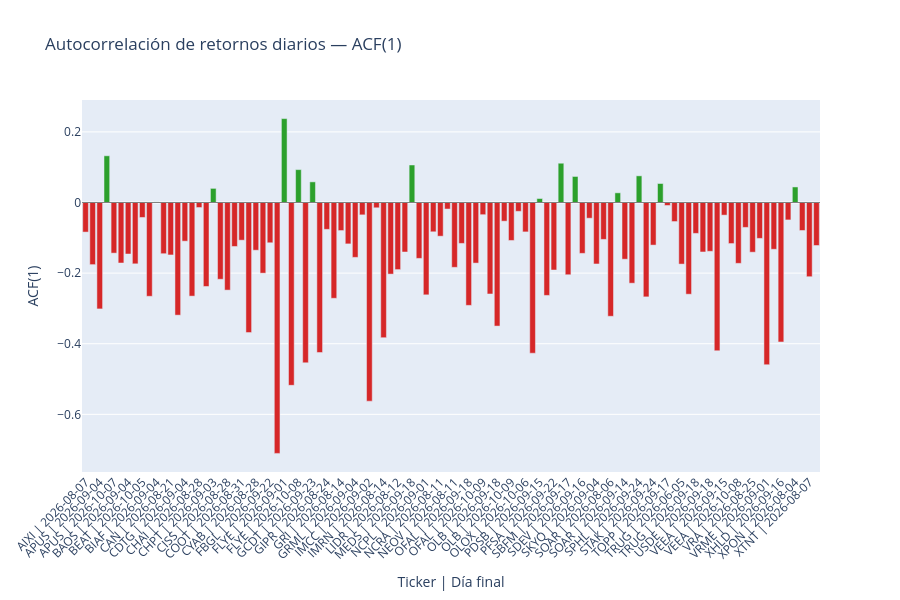

The cell this chart's notebook holds for it:
### Code cell
import plotly.graph_objects as go

plot_kpis = df_kpis.sort(["ticker", "final_day"]).with_columns(
    (
        pl.col("ticker")
        + " | "
        + pl.col("final_day").cast(pl.String)
    ).alias("label")
)

acf_values = plot_kpis["acf1"].to_list()

fig = go.Figure(
    go.Bar(
        x=plot_kpis["label"].to_list(),
        y=acf_values,
        marker_color=[
            "#2ca02c" if acf >= 0 else "#d62728"
            for acf in acf_values
        ],
        hovertemplate=(
            "Ticker: %{customdata[0]}<br>"
            "Día final: %{customdata[1]}<br>"
            "ACF(1): %{y:.4f}"
            "<extra></extra>"
        ),
        customdata=list(
            zip(
                plot_kpis["ticker"].to_list(),
                plot_kpis["final_day"].cast(pl.String).to_list(),
            )
        ),
    )
)

fig.add_hline(y=0, line_color="gray", line_width=1)

fig.update_layout(
    title="Autocorrelación de retornos diarios — ACF(1)",
    xaxis_title="Ticker | Día final",
    yaxis_title="ACF(1)",
    xaxis_tickangle=-45,
    height=600,
)

fig.show()

### Figure 1 — Plotly figure (JSON) as saved in the notebook; plotly's stock layout.template omitted (floating-point values rounded to 4 significant figures; data arrays with more than 128 entries replaced by an {"elided": "..."} marker saying what was removed)
{"data": [{"customdata": {"elided": "104x2 str values"}, "hovertemplate": "Ticker: %{customdata[0]}<br>Día final: %{customdata[1]}<br>ACF(1): %{y:.4f}<extra></extra>", "marker": {"color": ["#d62728", "#d62728", "#d62728", "#2ca02c", "#d62728", "#d62728", "#d62728", "#d62728", "#d62728", "#d62728", "#2ca02c", "#d62728", "#d62728", "#d62728", "#d62728", "#d62728", "#d62728", "#d62728", "#2ca02c", "#d62728", "#d62728", "#d62728", "#d62728", "#d62728", "#d62728", "#d62728", "#d62728", "#d62728", "#2ca02c", "#d62728", "#2ca02c", "#d62728", "#2ca02c", "#d62728", "#d62728", "#d62728", "#d62728", "#d62728", "#d62728", "#d62728", "#d62728", "#d62728", "#d62728", "#d62728", "#d62728", "#d62728", "#2ca02c", "#d62728", "#d62728", "#d62728", "#d62728", "#d62728", "#d62728", "#d62728", "#d62728", "#d62728", "#d62728", "#d62728", "#d62728", "#d62728", "#d62728", "#d62728", "#d62728", "#d62728", "#2ca02c", "#d62728", "#d62728", "#2ca02c", "#d62728", "#2ca02c", "#d62728", "#d62728", "#d62728", "#d62728", "#d62728", "#2ca02c", "#d62728", "#d62728", "#2ca02c", "#d62728", "#d62728", "#2ca02c", "#d62728", "#d62728", "#d62728", "#d62728", "#d62728", "#d62728", "#d62728", "#d62728", "#d62728", "#d62728", "#d62728", "#d62728", "#d62728", "#d62728", "#d62728", "#d62728", "#d62728", "#d62728", "#2ca02c", "#d62728", "#d62728", "#d62728"]}, "type": "bar", "x": ["AIXI | 2026-08-07", "AIXI | 2026-08-28", "APUS | 2026-09-04", "APUS | 2026-09-24", "APUS | 2026-10-07", "BAOS | 2026-08-14", "BAOS | 2026-09-04", "BEAT | 2026-09-15", "BEAT | 2026-10-05", "BIAF | 2026-08-14", "BIAF | 2026-09-04", "CAN | 2026-07-31", "CAN | 2026-08-21", "CDTG | 2026-08-14", "CDTG | 2026-09-04", "CHAI | 2026-08-07", "CHAI | 2026-08-28", "CHPT | 2026-08-14", "CHPT | 2026-09-03", "CISS | 2026-08-07", "CISS | 2026-08-28", "COOT | 2026-08-11", "COOT | 2026-08-31", "CYAB | 2026-08-07", "CYAB | 2026-08-28", "FBGL | 2026-09-02", "FBGL | 2026-09-22", "FLYE | 2026-08-12", "FLYE | 2026-09-01", "FLYE | 2026-09-18", "FLYE | 2026-10-08", "GCDT | 2026-09-03", "GCDT | 2026-09-23", "GIPR | 2026-08-04", "GIPR | 2026-08-24", "GIPR | 2026-08-25", "GRI | 2026-08-14", "GRI | 2026-09-04", "GRML | 2026-09-04", "GRML | 2026-09-25", "IMCC | 2026-09-02", "IMCC | 2026-09-22", "IMRN | 2026-08-14", "IMRN | 2026-09-04", "LIDR | 2026-08-12", "LIDR | 2026-09-01", "MEDS | 2026-09-18", "MEDS | 2026-10-08", "NCPL | 2026-09-01", "NCPL | 2026-09-21", "NCRA | 2026-08-11", "NCRA | 2026-08-31", "NEOV | 2026-08-11", "NEOV | 2026-08-31", "OFAL | 2026-09-18", "OFAL | 2026-10-08", "OFAL | 2026-10-09", "OLB | 2026-09-16", "OLB | 2026-09-18", "OLB | 2026-10-08", "OLB | 2026-10-09", "OLOX | 2026-09-16", "OLOX | 2026-10-06", "PDSB | 2026-08-26", "PDSB | 2026-09-15", "PFSA | 2026-09-02", "PFSA | 2026-09-22", "PFSA | 2026-09-24", "SBFM | 2026-09-17", "SBFM | 2026-10-07", "SDEV | 2026-09-16", "SDEV | 2026-10-06", "SKYQ | 2026-09-04", "SKYQ | 2026-09-24", "SOAR | 2026-08-06", "SOAR | 2026-08-26", "SOAR | 2026-09-14", "SPHL | 2026-09-04", "SPHL | 2026-09-24", "STAK | 2026-09-04", "STAK | 2026-09-24", "TNMG | 2026-09-18", "TOPP | 2026-09-17", "TOPP | 2026-10-07", "TRUG | 2026-06-05", "TRUG | 2026-09-17", "TRUG | 2026-09-18", "USDE | 2026-08-28", "USDE | 2026-09-18", "VEEA | 2026-08-25", "VEEA | 2026-09-15", "VEEA | 2026-09-18", "VEEA | 2026-10-08", "VEEA | 2026-10-09", "VRA | 2026-08-25", "VRA | 2026-09-14", "VRME | 2026-09-01", "VRME | 2026-09-21", "XHLD | 2026-09-16", "XHLD | 2026-10-06", "XPON | 2026-08-04", "XPON | 2026-08-24", "XTNT | 2026-08-07", "XTNT | 2026-08-28"], "y": [-0.08381, -0.176, -0.3014, 0.1323, -0.1434, -0.1714, -0.1459, -0.1737, -0.0424, -0.2656, 0.00162, -0.145, -0.1486, -0.3191, -0.1096, -0.2652, -0.01425, -0.2378, 0.03999, -0.2174, -0.2482, -0.1245, -0.1068, -0.3685, -0.1352, -0.2001, -0.1141, -0.7106, 0.2376, -0.5178, 0.09316, -0.4541, 0.05847, -0.425, -0.07607, -0.2713, -0.07946, -0.1172, -0.1554, -0.03502, -0.5627, -0.01497, -0.3828, -0.2028, -0.19, -0.1402, 0.1062, -0.1583, -0.2615, -0.08301, -0.09541, -0.01851, -0.1836, -0.1159, -0.2914, -0.1716, -0.03452, -0.2591, -0.35, -0.05288, -0.1075, -0.02503, -0.08326, -0.4268, 0.01127, -0.2632, -0.1912, 0.1113, -0.2047, 0.07374, -0.1441, -0.04451, -0.1741, -0.1045, -0.3222, 0.02741, -0.1606, -0.2285, 0.07551, -0.2673, -0.1207, 0.05383, -0.008433, -0.05394, -0.1745, -0.2597, -0.08751, -0.1401, -0.1383, -0.4199, -0.03578, -0.1163, -0.1723, -0.07056, -0.1407, -0.1017, -0.4595, -0.1325, -0.395, -0.04933, 0.04405, -0.07929, -0.2102, -0.1218]}], "layout": {"height": 600, "shapes": [{"line": {"color": "gray", "width": 1}, "type": "line", "x0": 0, "x1": 1, "xref": "x domain", "y0": 0, "y1": 0, "yref": "y"}], "title": {"text": "Autocorrelación de retornos diarios — ACF(1)"}, "xaxis": {"tickangle": -45, "title": {"text": "Ticker | Día final"}}, "yaxis": {"title": {"text": "ACF(1)"}}}}
